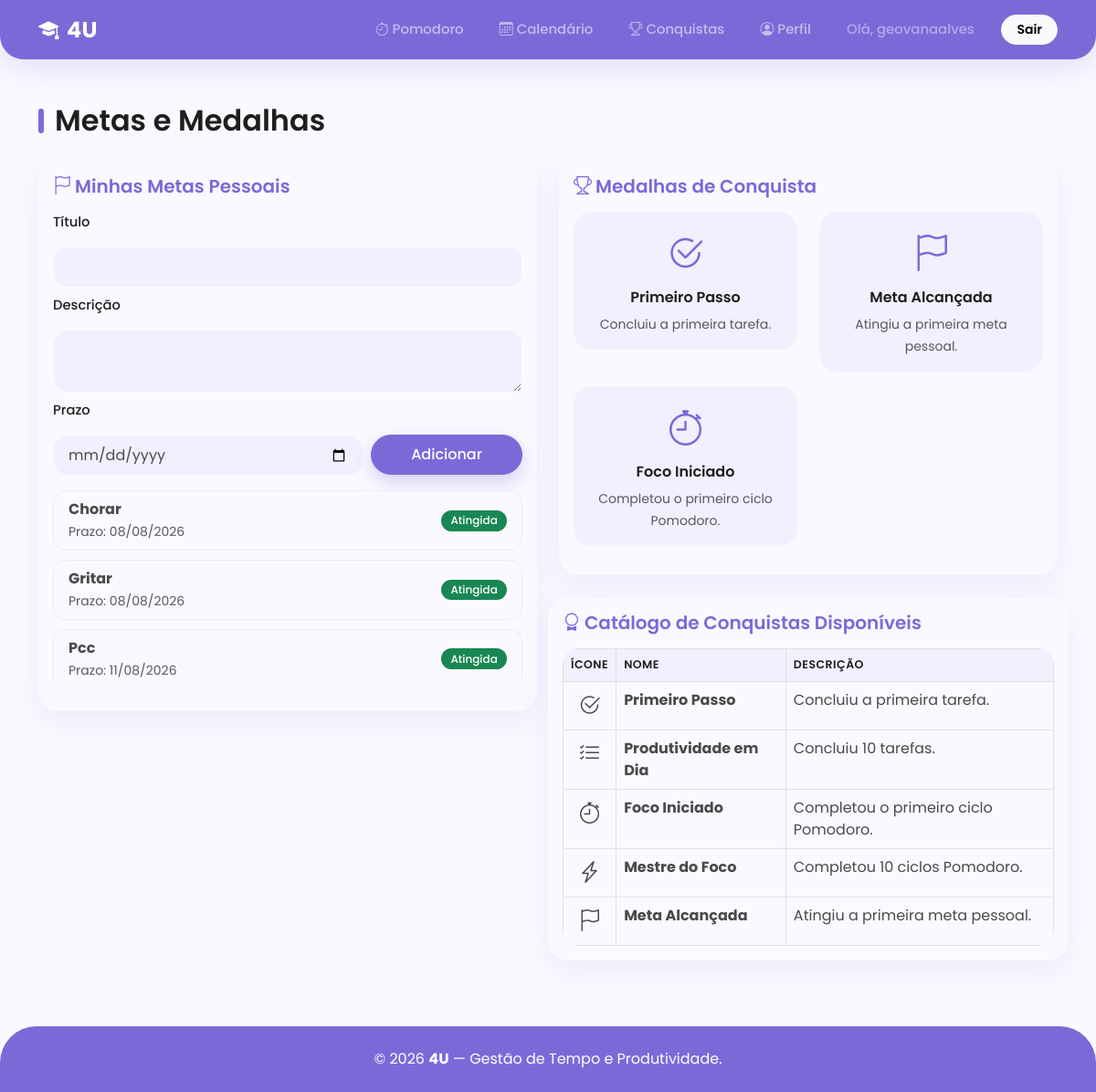
The page /conquistas/ (signed in) on the database its author committed.
### core/models.py (models this page shows, shortened)
class MetaPessoal(models.Model):
    usuario = models.ForeignKey(User, on_delete=models.CASCADE, related_name='metas')
    titulo = models.CharField(max_length=200)
    descricao = models.TextField(blank=True, null=True)
    prazo = models.DateField()
    atingida = models.BooleanField(default=False)

class ConquistaUsuario(models.Model):
    usuario = models.ForeignKey(User, on_delete=models.CASCADE)
    conquista = models.ForeignKey(Conquista, on_delete=models.CASCADE)
    data_ganha = models.DateTimeField(auto_now_add=True)

class Conquista(models.Model):
    nome = models.CharField(max_length=180)
    descricao = models.TextField()
    icone = models.CharField(max_length=50)

### core/views.py (the view)
# urls.py: path('conquistas/', views.conquistas_view, name='conquistas'),
@login_required
def conquistas_view(request):
    regras_iniciais = [
        ('Primeiro Passo', 'Concluiu a primeira tarefa.', 'bi bi-check2-circle'),
        ('Produtividade em Dia', 'Concluiu 10 tarefas.', 'bi bi-list-check'),
        ('Foco Iniciado', 'Completou o primeiro ciclo Pomodoro.', 'bi bi-stopwatch'),
        ('Mestre do Foco', 'Completou 10 ciclos Pomodoro.', 'bi bi-lightning-charge'),
        ('Meta Alcançada', 'Atingiu a primeira meta pessoal.', 'bi bi-flag'),
    ]
    for nome, descricao, icone in regras_iniciais:
        Conquista.objects.get_or_create(
            nome=nome, defaults={'descricao': descricao, 'icone': icone}
        )
    if request.method == 'POST':
        form_meta = MetaPessoalForm(request.POST)
        if form_meta.is_valid():
            meta = form_meta.save(commit=False)
            meta.usuario = request.user
            meta.save()
            messages.success(request, 'Meta pessoal criada com sucesso!')
            return redirect('conquistas')
    else:
        form_meta = MetaPessoalForm()
    metas = MetaPessoal.objects.filter(usuario=request.user)
    conquistas_usuario = ConquistaUsuario.objects.filter(usuario=request.user)
    catalogo_conquistas = Conquista.objects.all()
    context = {
        'form_meta': form_meta,
        'metas': metas,
        'conquistas': conquistas_usuario,
        'catalogo': catalogo_conquistas,
    }
    return render(request, 'core/conquistas.html', context)

### core/forms.py
class MetaPessoalForm(forms.ModelForm):
    class Meta:
        model = MetaPessoal
        fields = ['titulo', 'descricao', 'prazo']
        widgets = {
            'titulo': forms.TextInput(attrs={'class': 'form-control'}),
            'descricao': forms.Textarea(attrs={'class': 'form-control', 'rows': 2}),
            'prazo': forms.DateInput(attrs={'class': 'form-control', 'type': 'date'}),
        }

### core/templates/core/conquistas.html (shortened to what this page needs)
{% extends 'core/base.html' %}
{% block content %}
<h2 class="page-title mb-4">Metas e Medalhas</h2>
<div class="row g-4">
    <div class="col-md-6">
        <div class="card shadow-sm border-0 p-3">
            <h5 class="text-primary mb-3"><i class="bi bi-flag me-1"></i>Minhas Metas Pessoais</h5>
            <form method="post" class="row g-2 mb-3">
                <label class="form-label">Título</label>
                <div class="col-12">{{ form_meta.titulo }}</div>
                <label class="form-label">Descrição</label>
                <div class="col-12">{{ form_meta.descricao }}</div>
                <label class="form-label">Prazo</label>
                <div class="col-8">{{ form_meta.prazo }}</div>
                <div class="col-4"><button type="submit" class="btn btn-primary w-100">Adicionar</button></div>
            </form>
            <ul class="list-group list-group-flush">
                {% for meta in metas %}
                <li class="list-group-item d-flex justify-content-between align-items-center">
                    <div>
                        <strong>{{ meta.titulo }}</strong><br>
                        <small class="text-muted">Prazo: {{ meta.prazo|date:"d/m/Y" }}</small>
                    </div>
                    {% if meta.atingida %}
                    <span class="badge bg-success">Atingida</span>
                    {% else %}
                    <form method="post" action="{% url 'concluir_meta' meta.pk %}" class="m-0">
                        {% csrf_token %}
                        <button type="submit" class="btn btn-sm btn-outline-success">Marcar como atingida</button>
                    </form>
                    {% endif %}
                </li>
                {% empty %}
                <li class="list-group-item text-muted">Nenhuma meta cadastrada.</li>
                {% endfor %}
            </ul>
        </div>
    </div>
    <div class="col-md-6">
        <div class="card shadow-sm border-0 p-3">
            <h5 class="text-primary mb-3"><i class="bi bi-trophy me-1"></i>Medalhas de Conquista</h5>
            <div class="row">
                {% for item in conquistas %}
                <div class="col-6 mb-3 text-center">
                    <div class="p-3 achievement-badge">
                        <i class="{{ item.conquista.icone }} fs-1 text-warning"></i>
                        <h6 class="mt-2">{{ item.conquista.nome }}</h6>
                        <small class="text-muted">{{ item.conquista.descricao }}</small>
                    </div>
                </div>
                {% empty %}
                <p class="text-muted ms-3">Você ainda não possui medalhas liberadas.</p>
                {% endfor %}
            </div>
        </div>
        <br>
        <div class="row mt-6">
            <div class="card shadow-sm border-0 p-3">
                <h5 class="text-primary mb-3"><i class="bi bi-award me-1"></i>Catálogo de Conquistas Disponíveis</h5>
                <div class="table-responsive">
                    <table class="table table-bordered table-hover mb-0">
                        <thead class="table-light">
                            <tr>
                                <th>Ícone</th>
                                <th>Nome</th>
                                <th>Descrição</th>
                            </tr>
                        </thead>
                        <tbody>
                            {% for c in catalogo %}
                            <tr>
                                <td class="text-center"><i class="{{ c.icone }} fs-4"></i></td>
                                <td><strong>{{ c.nome }}</strong></td>
                                <td>{{ c.descricao }}</td>
                            </tr>
                            {% empty %}
                            <tr>
                                <td colspan="3" class="text-muted">Nenhuma conquista cadastrada no sistema.</td>
                            </tr>
                            {% endfor %}
                        </tbody>
                    </table>
                </div>
            </div>
        </div>
    </div>
</div>
{% endblock %}

### core/templates/core/base.html (shortened to what this page needs)
{% load static %}
<!DOCTYPE html>
<html lang="pt-br">
<head>
    <link href="https://cdn.jsdelivr.net/npm/bootstrap@5.3.0/dist/css/bootstrap.min.css" rel="stylesheet">
    <link href="https://cdn.jsdelivr.net/npm/bootstrap-icons@1.11.3/font/bootstrap-icons.css" rel="stylesheet">
    <link href="{% static 'core/css/theme.css' %}" rel="stylesheet">
</head>
<body class="d-flex flex-column min-vh-100">
    <nav class="navbar navbar-expand-lg navbar-dark bg-primary site-navbar sticky-top mb-4">
        <div class="container">
            <a class="navbar-brand fw-bold d-flex align-items-center gap-2" href="{% url 'landing_page' %}">
                <i class="bi bi-mortarboard-fill"></i> 4U
            </a>
            <div class="collapse navbar-collapse" id="navbarNav">
                <ul class="navbar-nav ms-auto align-items-lg-center gap-lg-1">
                    {% if user.is_authenticated %}
                    <li class="nav-item"><a class="nav-link" href="{% url 'dashboard' %}"><i
                                class="bi bi-stopwatch me-1"></i>Pomodoro</a></li>
                    <li class="nav-item"><a class="nav-link" href="{% url 'calendario' %}"><i
                                class="bi bi-calendar3 me-1"></i>Calendário</a></li>
                    <li class="nav-item"><a class="nav-link" href="{% url 'conquistas' %}"><i
                                class="bi bi-trophy me-1"></i>Conquistas</a></li>
                    <li class="nav-item"><a class="nav-link" href="{% url 'perfil' %}"><i
                                class="bi bi-person-circle me-1"></i>Perfil</a></li>
                    <li class="nav-item"><span class="nav-link disabled text-white-50">Olá, {{ user.username }}</span>
                    </li>
                    <li class="nav-item ms-lg-2"><a class="btn btn-light btn-sm fw-semibold px-3"
                            href="{% url 'logout' %}">Sair</a></li>
                    {% else %}
                    <li class="nav-item"><a class="nav-link" href="{% url 'login' %}">Login</a></li>
                    <li class="nav-item ms-lg-2"><a class="btn btn-light btn-sm fw-semibold px-3"
                            href="{% url 'cadastro' %}">Cadastro</a></li>
                    {% endif %}
                </ul>
            </div>
        </div>
    </nav>
    <main class="container my-4 flex-grow-1">
        {% block content %}
        {% endblock %}
    </main>
    <footer class="site-footer text-center py-4 mt-5">
        <p class="mb-0">&copy; 2026 <strong>4U</strong> — Gestão de Tempo e Produtividade.</p>
    </footer>
</body>
</html>

### core/static/core/css/theme.css (style rules this page uses)
:root { --brand-primary: #7a6ad8; --brand-primary-dark: #6355c4; --brand-primary-darker: #4f43a8; --brand-light: #f1f0fe; --brand-dark: #1e1e1e; --brand-gray: #4a4a4a; --bs-primary: var(--brand-primary); --bs-primary-rgb: 122, 106, 216; --bs-link-color: var(--brand-primary); --bs-link-color-rgb: 122, 106, 216; --bs-link-hover-color: var(--brand-primary-dark); --bs-link-hover-color-rgb: 99, 85, 196; --bs-body-font-family: 'Poppins', sans-serif; --bs-body-color: var(--brand-gray); --bs-body-bg: #faf9ff; --bs-border-radius-sm: 10px; --bs-border-radius: 16px; --bs-border-radius-lg: 22px; --bs-border-radius-xl: 28px; --bs-border-radius-2xl: 34px; }
html, body { font-family: 'Poppins', sans-serif; background-color: var(--bs-body-bg); color: var(--brand-gray); }
h1, h2, h3, h4, h5, h6 { font-family: 'Poppins', sans-serif; color: var(--brand-dark); font-weight: 600; }
a { color: var(--brand-primary); }
.page-title { position: relative; padding-left: 18px; margin-bottom: 1.75rem; }
.page-title::before { content: ''; position: absolute; left: 0; top: 6px; bottom: 6px; width: 6px; border-radius: 10px; background: var(--brand-primary); }
.site-navbar { border-radius: 0 0 26px 26px; padding-top: .6rem; padding-bottom: .6rem; box-shadow: 0 10px 30px rgba(122, 106, 216, .18) !important; }
.site-navbar .navbar-brand { font-size: 1.5rem; letter-spacing: .02em; }
.site-navbar .navbar-brand i { font-size: 1.4rem; }
.site-navbar .nav-link { border-radius: 30px; padding: .5rem 1.1rem !important; font-weight: 500; font-size: .93rem; transition: all .25s ease; }
.site-navbar .nav-link.disabled { opacity: .85; }
.btn { border-radius: 30px; font-weight: 500; padding: .55rem 1.4rem; transition: all .25s ease; }
.btn-sm { border-radius: 22px; padding: .3rem 1rem; }
.btn-primary { --bs-btn-bg: var(--brand-primary); --bs-btn-border-color: var(--brand-primary); --bs-btn-hover-bg: var(--brand-primary-dark); --bs-btn-hover-border-color: var(--brand-primary-dark); --bs-btn-active-bg: var(--brand-primary-darker); --bs-btn-active-border-color: var(--brand-primary-darker); --bs-btn-disabled-bg: var(--brand-primary); --bs-btn-disabled-border-color: var(--brand-primary); box-shadow: 0 8px 20px rgba(122, 106, 216, .28); }
.card { border-radius: 22px; box-shadow: 0 10px 30px rgba(122, 106, 216, .10) !important; transition: transform .25s ease, box-shadow .25s ease; }
.form-control, .form-select { background-color: var(--brand-light); border: 1px solid transparent; border-radius: 16px; padding: .6rem 1rem; }
.form-label { font-weight: 500; color: var(--brand-dark); font-size: .92rem; }
.list-group-item { border-radius: 14px !important; border: 1px solid #eeeaff; margin-bottom: .6rem; transition: background-color .2s ease; }
.list-group-flush .list-group-item { border-width: 1px; }
.table-responsive { border-radius: 18px; overflow: hidden; }
.table thead.table-light th { background-color: var(--brand-light); color: var(--brand-dark); border-bottom: none; font-weight: 600; text-transform: uppercase; font-size: .78rem; letter-spacing: .04em; }
.badge { border-radius: 30px; font-weight: 500; padding: .45em .85em; }
.achievement-badge { border-radius: 20px !important; background-color: var(--brand-light) !important; border: none !important; transition: transform .25s ease; }
.achievement-badge i { color: var(--brand-primary) !important; }
.site-footer { background-color: var(--brand-primary); color: #fff; border-radius: 40px 40px 0 0; }
.site-footer p { color: #fff; }

### rows shown on the page
MetaPessoal: titulo "Chorar", prazo "08/08/2026", atingida "Atingida"
MetaPessoal: titulo "Gritar", prazo "08/08/2026", atingida "Atingida"
MetaPessoal: titulo "Pcc", prazo "11/08/2026", atingida "Atingida"
ConquistaUsuario: conquista.nome "Primeiro Passo", conquista.descricao "Concluiu a primeira tarefa."
ConquistaUsuario: conquista.nome "Meta Alcançada", conquista.descricao "Atingiu a primeira meta pessoal."
ConquistaUsuario: conquista.nome "Foco Iniciado", conquista.descricao "Completou o primeiro ciclo Pomodoro."
Conquista: nome "Primeiro Passo", descricao "Concluiu a primeira tarefa."
Conquista: nome "Produtividade em Dia", descricao "Concluiu 10 tarefas."
Conquista: nome "Foco Iniciado", descricao "Completou o primeiro ciclo Pomodoro."
Conquista: nome "Mestre do Foco", descricao "Completou 10 ciclos Pomodoro."
Conquista: nome "Meta Alcançada", descricao "Atingiu a primeira meta pessoal."

### other values the page prints
{{ user.username }} "geovanaalves"
